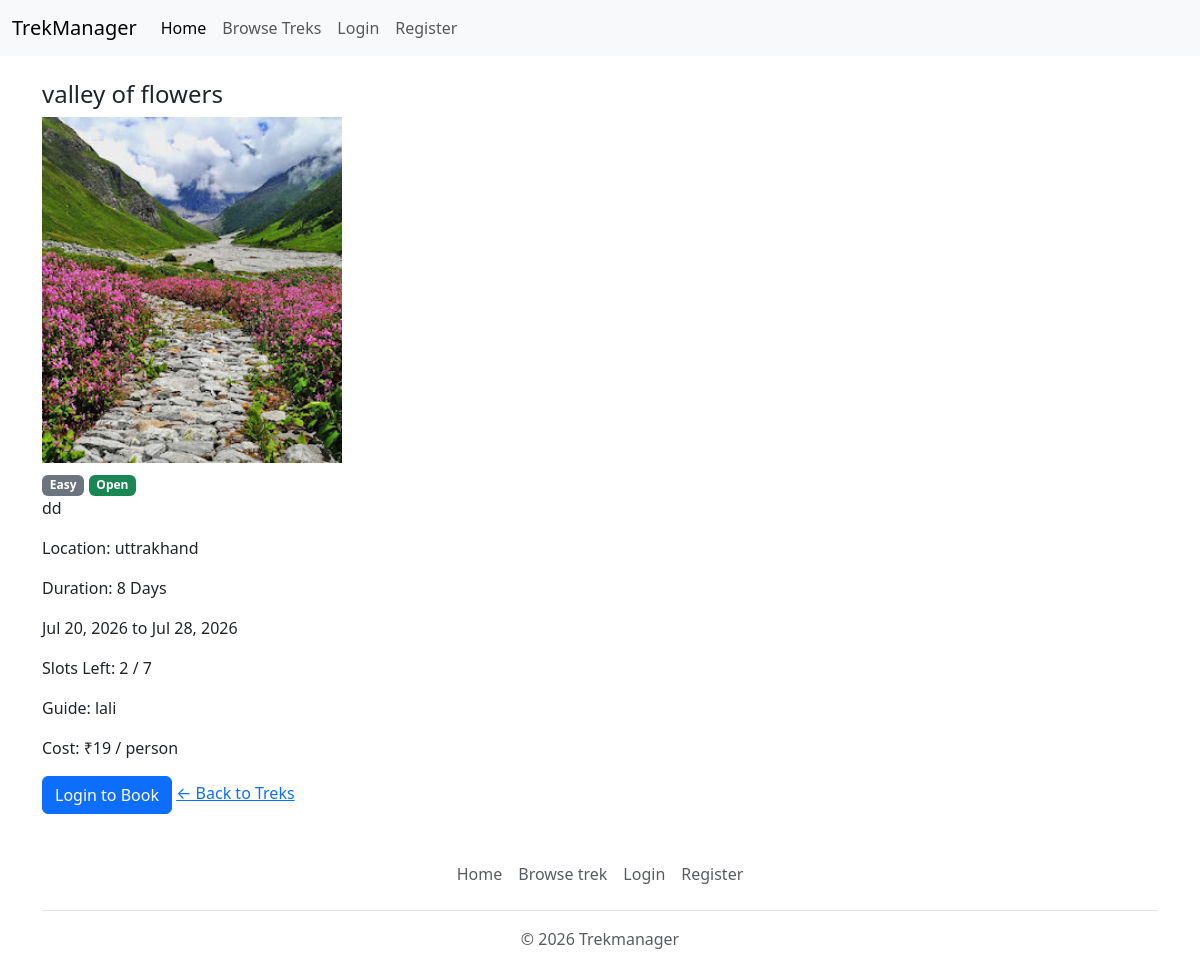
The app's page /treks/1, older data.
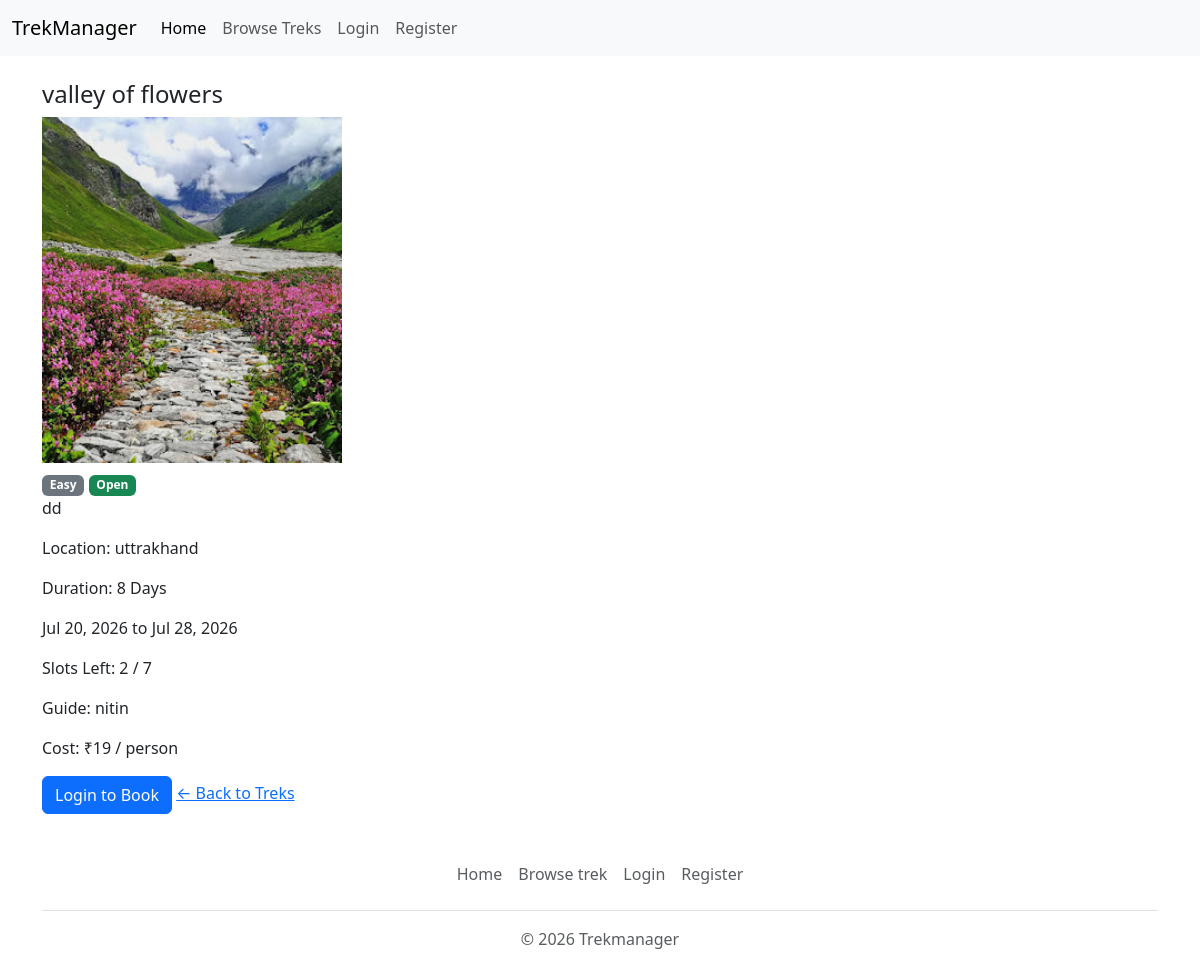
The same page, newer data.
### application/models.py (models this page shows, shortened)
class Staffs(db.Model, UserMixin):
    __tablename__ = "staffs"
    id = db.Column(db.Integer, primary_key=True)
    full_name = db.Column(db.String(100), nullable=False)
    email = db.Column(db.String(150), unique=True, nullable=False)
    password_hash = db.Column(db.String(255), nullable=False)
    phone_no = db.Column(db.String(15), nullable=False, unique=True)
    exp = db.Column(db.String(10), nullable=False)
    approval_status = db.Column(db.String(20), default="pending")

### application/app.py (the view)
    @app.route("/treks/<int:trek_id>")
    def trek_detail(trek_id):
        trek = Treks.query.get_or_404(trek_id)
        return render_template("trek_detail.html", trek=trek)

### templates/trek_detail.html (shortened to what this page needs)
{% extends "layout.html" %}
{% block main %}
<div class="container mt-4">
    <h4>{{ trek.trek_name }} </h4>
    {% if trek.image_filename %}
    <img src="{{ url_for('static', filename='uploads/treks/' + trek.image_filename) }}" width="300" class="mb-2"><br>
    {% endif %}
    <span class="badge bg-secondary">{{ trek.difficulty }}</span> <span class="badge bg-success">{{ trek.status
        }}</span>
    <p>{{ trek.description }}</p>
    <p>Location: {{ trek.location }}</p>
    <p>Duration: {{ (trek.end_date - trek.start_date).days }} Days</p>
    <p>{{ trek.start_date.strftime('%b %d, %Y') }} to {{ trek.end_date.strftime('%b %d, %Y') }}</p>
    <p>Slots Left: {{ trek.available_slots }} / {{ trek.max_capacity }}</p>
    {% if trek.assigned_staff %}<p>Guide: {{ trek.assigned_staff.full_name }}</p>{% endif %}
    <p>Cost: ₹{{ trek.cost }} / person</p>
    {% if current_user.is_authenticated and trek.status == "Open" and trek.available_slots > 0 %}
    <form method="POST" action="{{ url_for('book_trek', trek_id=trek.id) }}">
        <button class="btn btn-success">Confirm Booking</button>
    </form>
    {% elif not current_user.is_authenticated %}
    <a href="{{ url_for('login') }}" class="btn btn-primary">Login to Book</a>
    {% else %}
    <p class="text-danger">⚠️Booking disabled when trek is closed or slots are full</p>
    {% endif %}
    <a href="{{ url_for('browse_treks') }}">&larr; Back to Treks</a>
</div>
{% endblock %}

Row changes from the older to the newer data that the page shows:
no longer on this page (row unchanged): Staffs: assigned_staff.full_name "lali"
added Staffs: assigned_staff.full_name "nitin"
